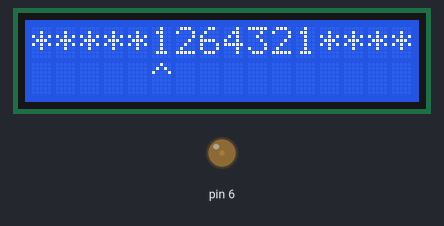
A sketch run on a simulated Arduino Uno, built with avr-gcc and run on an emulated ATmega328P. On the bench: 16×2 character LCD, output pins drawn as LEDs (lit = HIGH). What the sketch prints to the serial monitor is not drawn.

Above: at 0.1 s.
At 0.6 s:
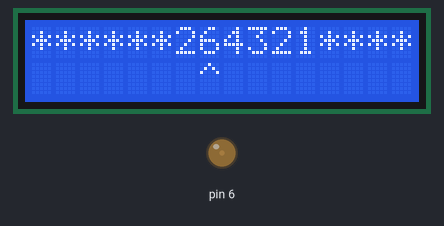
At 5.1 s:
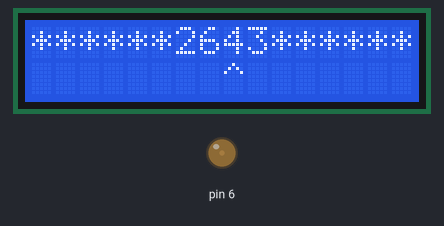
At 7.6 s:
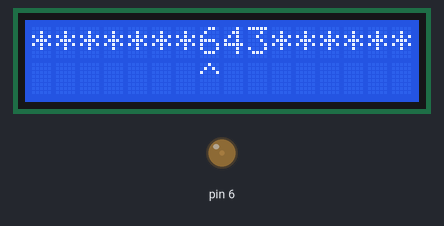
At 9.6 s:
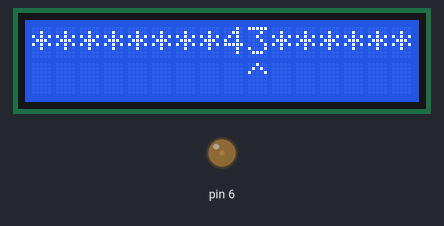
At 11.1 s:
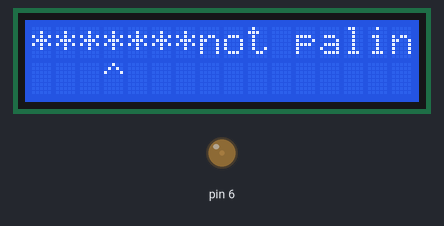

Measured:
- what the display in image 1 shows lasts 0.5 s, from 0.6 s to 1.1 s
- what the display in image 4 shows lasts 1.5 s, from 9.6 s to 11.1 s

The sketch:

main.ino
```cpp
#include <LiquidCrystal.h>
int Con = 20;
LiquidCrystal lcd(12, 11, 5, 4, 3, 2);
int disPos = 0, startPos = 0, endPos = 15;
bool lap = false;
char text[16], empty = '*';

void setup() {
  Serial.begin(9600);
  analogWrite(6,20);
  lcd.begin(16,2);

  char temp[] = "1264321";
  clearText();
  setText(temp);
  isPalindrome();
}
void loop(){
}


void isPalindrome(){
  // direction true = move right, false = move left
  bool dir = true, reverse = false, isPalin = true;
  char tempChar = empty, current = empty;
  while(true){
    if(startPos == endPos || (tempChar == empty && startPos == endPos - 1)){
      Serial.println("PALINDROME");
      break;
    }
    current = text[disPos];
    Serial.print("-current: '");
    Serial.print(current);
    Serial.println("'");
    if(current != empty && tempChar != empty){
      !!dir ? moveRight() : moveLeft();
      delay(500);
      continue;
    }
    if(tempChar != empty && current == empty){
      dir = !dir;
    }
    !!dir ? moveRight() : moveLeft();
    current = text[disPos];
    delay(500);
    if(tempChar == empty){
      tempChar = current;
      clearCurrent();
      !!dir ? moveRight() : moveLeft();
      continue;
    }
    if(tempChar != empty && tempChar == current){
      tempChar = current;
      clearCurrent();
      tempChar = empty;
      !!dir ? moveRight() : moveLeft();
      delay(500);
      tempChar = text[disPos];
      clearCurrent();
      delay(500);
      !!dir ? moveRight() : moveLeft();
      current = text[disPos];
      if(current == empty){
        break;
      }
      continue;
    }else{
      isPalin = false;
      break;
    }

    delay(500);

  }
  delay(1000);
  clearText();
  if(isPalin)
    setText("palin");
  else
    setText("not palin");
  lcd.print(text);
  Serial.print(text);
}

void setPos(int x){
  lcd.setCursor(disPos,1);
  lcd.print(" ");

  lcd.setCursor(x,1);
  lcd.print("^");

  lcd.setCursor(x,0);
  disPos = x;
}

void initPos(){
  setPos(0);
}

void setText(char value[]){
    clearText();
    if(strlen(value) > 15){
      Serial.print("too long text");
      lcd.print("too long");
      return;
    }

    int len = strlen(value) / 2;
    startPos = 8 - len;
    endPos = startPos + strlen(value) - 1;
    int valId = 0;
    for(int disId  = startPos; disId <= endPos; disId++){
      text[disId] = value[valId];
      valId += 1;
    }
    setPos(0);
    lcd.print(text);
    startPos--;
    setPos(startPos);
}

/**
 * moves cusor left
 * return true if possible
 * return false if can't
 */
bool moveLeft(){
  if(disPos <= 0) {
    return false;
  }
  setPos(disPos - 1);
  return true;
};

/**
 * moves cusor right
 * return true if possible
 * return false if can't
 */
bool moveRight(){
  if(disPos >= 15) {
    return false;
  }
  setPos(disPos + 1);
  return true;
};
void clearCurrent(){
  lcd.print(empty);
  text[disPos] = '*';
  if(disPos <= 7)
    startPos = disPos;
  else
    endPos = disPos;
}
void clearText(){
  for(int i = 0; i < 16; i++){
    text[i] = empty;
  }
//  lcd.clear();
  initPos();
}

void printError(char msg[]){
  lcd.clear();
  initPos();
  lcd.print("ERROR: ");
  lcd.print(msg);
}
```
